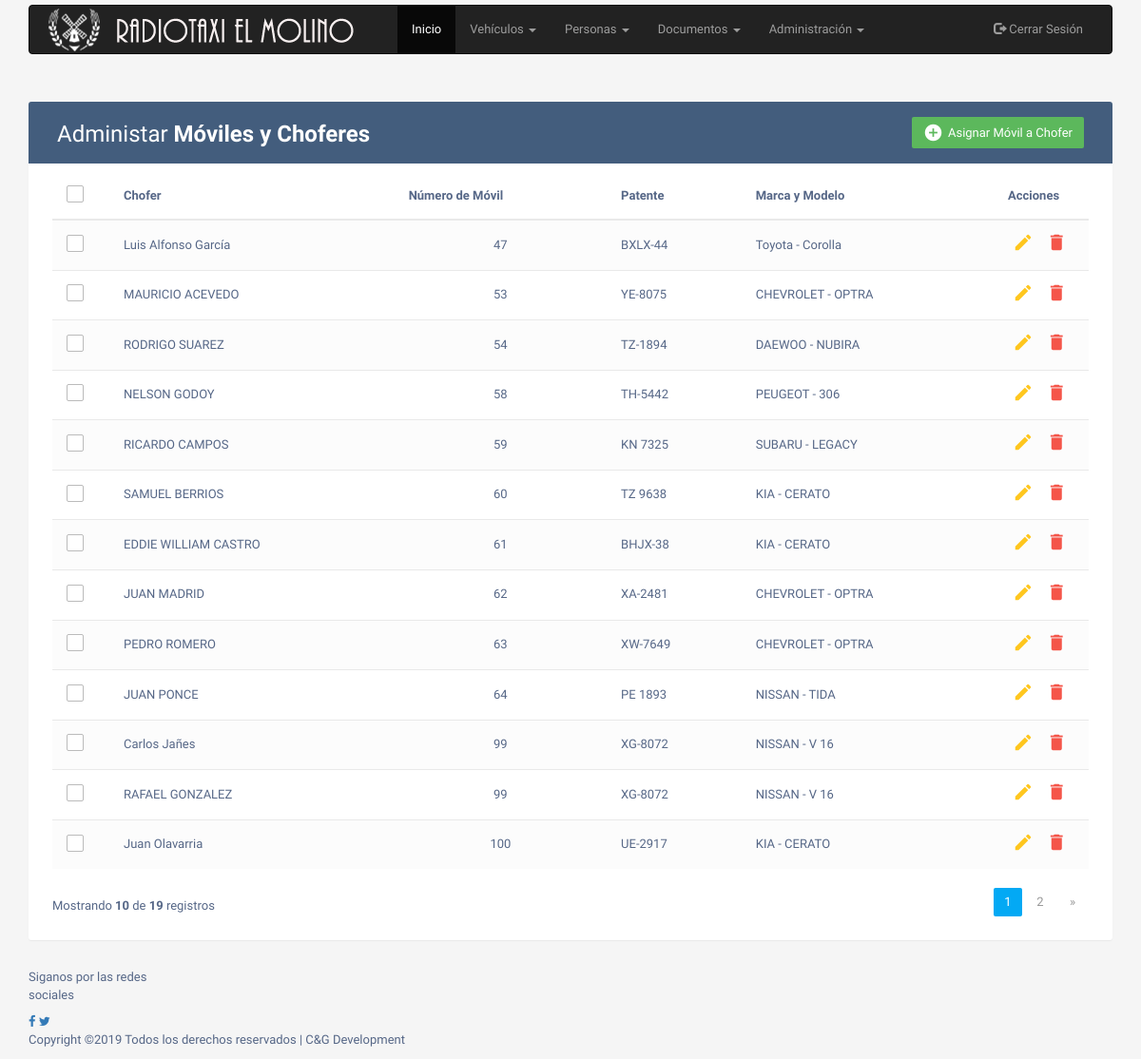
The app's page /index.php/movilchofer/mostrar, older data.
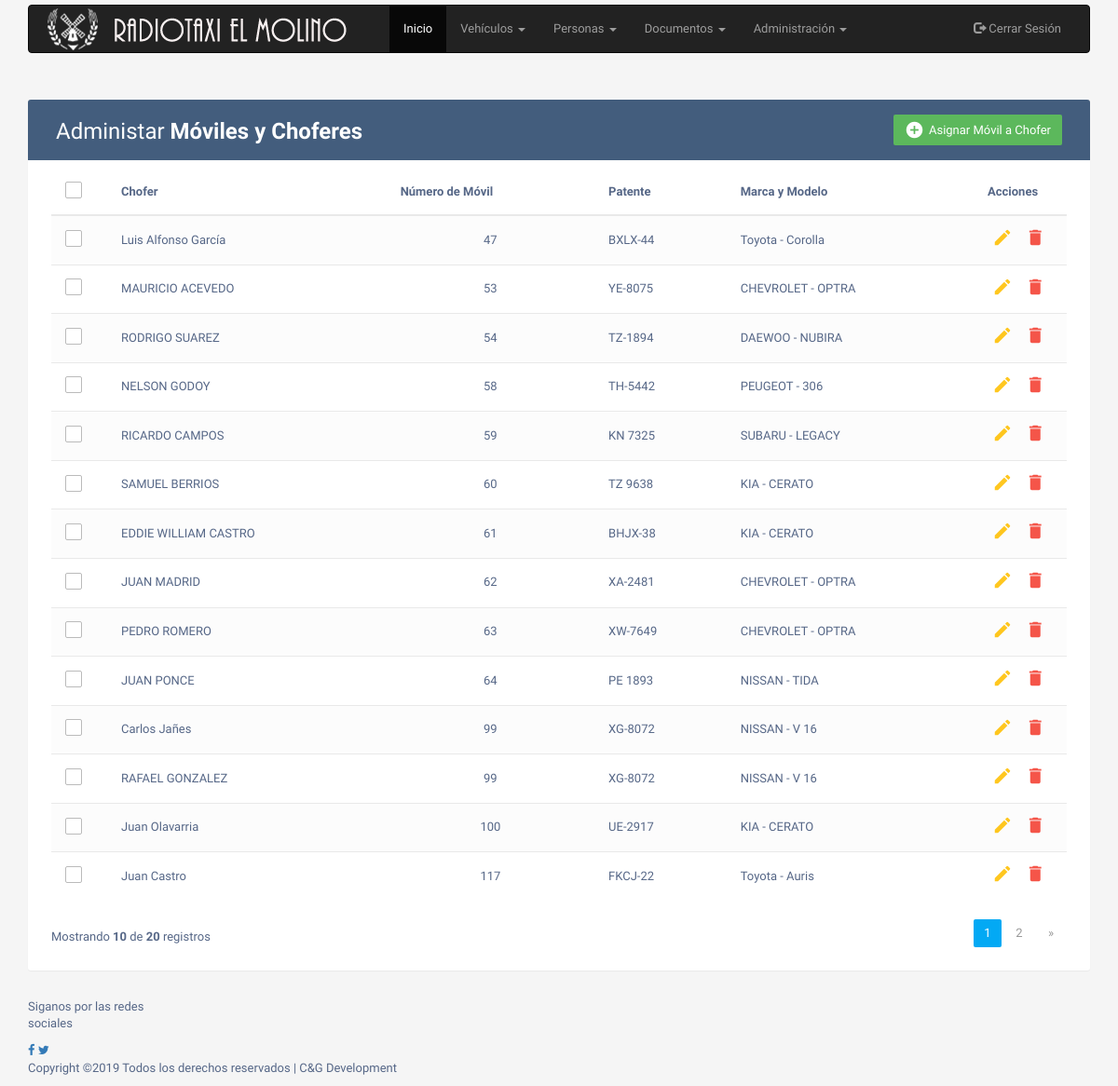
The same page, newer data.
### tables this page shows
CREATE TABLE `movilchofer` (
  `MovilCodigo` int(11) NOT NULL DEFAULT '0',
  `ChoferRut` varchar(12) NOT NULL
);

CREATE TABLE `chofer` (
  `ChoferRut` varchar(12) NOT NULL,
  `ChoferNombres` varchar(50) DEFAULT NULL,
  `ChoferApellidoPat` varchar(50) DEFAULT NULL,
  `ChoferApellidoMat` varchar(50) DEFAULT NULL,
  `ChoferDireccion` varchar(200) DEFAULT NULL,
  `ChoferFono` varchar(50) DEFAULT NULL,
  `ChoferCelular` varchar(20) DEFAULT NULL,
  `ComunaCodigo` int(11) DEFAULT '0'
);

CREATE TABLE `movil` (
  `MovilCodigo` int(11) NOT NULL,
  `MovilTipoCodigo` int(11) DEFAULT '0',
  `DuenoRut` varchar(12) DEFAULT NULL,
  `MovilPatente` varchar(50) DEFAULT NULL,
  `MovilMarca` varchar(50) DEFAULT NULL,
  `MovilModelo` varchar(50) DEFAULT NULL,
  `MovilAnio` int(11) DEFAULT '0',
  `MovilNumero` int(11) DEFAULT '0',
  `MovilValorMes` int(11) DEFAULT '0'
);

### index.php (called while the page is built, shortened)
<?php
require_once BASEPATH.'core/CodeIgniter.php';

### application/models/MovilChofer_model.php (called while the page is built, shortened)
<?php
class MovilChofer_model extends CI_Model{
	function ver_todo(){
		$sql = ("SELECT * FROM movilchofer, movil, chofer WHERE movilchofer.MovilCodigo = movil.MovilCodigo AND movilchofer.ChoferRut = chofer.ChoferRut");
		$consulta = $this->db->query($sql);
		return $consulta;
	}
}

### application/views/User/movilchofer_view.php (the view, shortened to what this page needs)
<div class="container">
        <div class="table-wrapper">
            <div class="table-title">
                <div class="row">
                    <div class="col-sm-6">
                        <h2>Administar <b>Móviles y Choferes</b></h2>
                    </div>
                    <div class="col-sm-6">
                        <a href="#addEmployeeModal" class="btn btn-success" data-toggle="modal"><i class="material-icons">&#xE147;</i> <span>Asignar Móvil a Chofer</span></a>
                    </div>
                </div>
            </div>
            <table class="table table-striped table-hover" id="movilchofer_tb">
                <thead>
                    <tr>
                        <th>
                            <span class="custom-checkbox">
                                <label for="selectAll"></label>
                            </span>
                        </th>
                        <th>Chofer</th>
                        <th>Número de Móvil</th>
                        <th>Patente</th>
                        <th>Marca y Modelo</th>
                        <th>Acciones</th>
                    </tr>
                </thead>
                <tbody>
                    <?php foreach($ver->result() as $row){ ?>
                        <?php $nombre = $row->ChoferNombres." ".$row->ChoferApellidoPat;
                              $marcamodelo = $row->MovilMarca." - ".$row->MovilModelo;
                              $cod = $row->MovilCodigo;
                        ?>
                    <tr>
                        <td>
                            <span class="custom-checkbox">
                                <label for="checkbox1"></label>
                            </span>
                        </td>
                        <td><?= $nombre;?></td>
                        <td style="text-align: center;"><?= $row->MovilCodigo;?></td>
                        <td><?= $row->MovilPatente;?></td>
                        <td><?= $marcamodelo;?></td>
                        <td>
                            <a href="#editEmployeeModal" class="edit" onClick="selMovilChofer('<?php echo $cod."','".$row->ChoferRut; ?>')" data-toggle="modal"><i class="material-icons" data-toggle="tooltip" title="Editar">&#xE254;</i></a>
                            <a href="#deleteEmployeeModal" class="delete" onClick="selMovilChoferDel('<?php echo $cod; ?>')" data-toggle="modal"><i class="material-icons" data-toggle="tooltip" title="Eliminar">&#xE872;</i></a>
                        </td>
                    </tr>
                    <?php } ?>
                </tbody>
            </table>
            <div class="clearfix" id="pagination">
                <div class="hint-text">Mostrando <b>10</b> de <b><?php echo $total_reg; ?></b> registros</div>
                    <?php echo $pagination; ?>
            </div>
        </div>
    </div>

Row changes from the older to the newer data that the page shows:
added movilchofer: chofer.ChoferNombres+ChoferApellidoPat "Juan Castro", movil.MovilCodigo "117", movil.MovilPatente "FKCJ-22", movil.MovilMarca+MovilModelo "Toyota - Auris"
Text that changed along with them:
$total_reg: "19" → "20"
